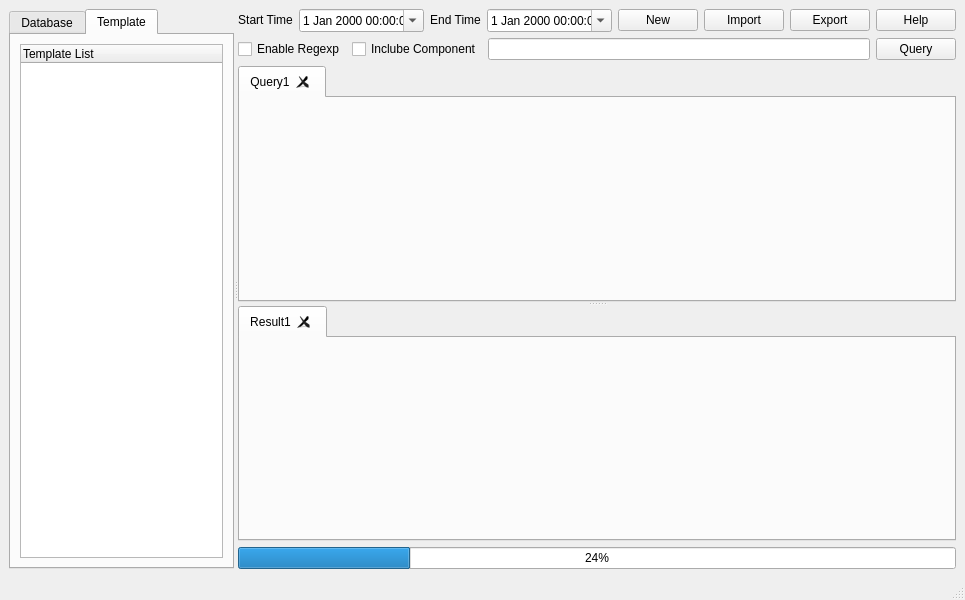
<?xml version="1.0" encoding="UTF-8"?>
<ui version="4.0">
 <class>MainWindow</class>
 <widget class="QMainWindow" name="MainWindow">
  <property name="geometry">
   <rect>
    <x>0</x>
    <y>0</y>
    <width>965</width>
    <height>600</height>
   </rect>
  </property>
  <property name="minimumSize">
   <size>
    <width>965</width>
    <height>600</height>
   </size>
  </property>
  <property name="windowTitle">
   <string>MainWindow</string>
  </property>
  <widget class="QWidget" name="centralwidget">
   <layout class="QHBoxLayout" name="horizontalLayout">
    <item>
     <widget class="QSplitter" name="splitter_by_vrt">
      <property name="orientation">
       <enum>Qt::Horizontal</enum>
      </property>
      <widget class="QWidget" name="widget_left" native="true">
       <property name="minimumSize">
        <size>
         <width>200</width>
         <height>0</height>
        </size>
       </property>
       <property name="maximumSize">
        <size>
         <width>400</width>
         <height>16777215</height>
        </size>
       </property>
       <layout class="QVBoxLayout" name="verticalLayout_2">
        <item>
         <widget class="QTabWidget" name="tabLeft">
          <property name="currentIndex">
           <number>1</number>
          </property>
          <widget class="QWidget" name="tab_database">
           <attribute name="title">
            <string>Database</string>
           </attribute>
           <layout class="QVBoxLayout" name="verticalLayout_3">
            <item>
             <widget class="QTreeWidget" name="treeWidget_db">
              <column>
               <property name="text">
                <string>DB List</string>
               </property>
              </column>
             </widget>
            </item>
           </layout>
          </widget>
          <widget class="QWidget" name="tab_template">
           <attribute name="title">
            <string>Template</string>
           </attribute>
           <layout class="QVBoxLayout" name="verticalLayout_4">
            <item>
             <widget class="QTreeWidget" name="treeWidget_temp">
              <column>
               <property name="text">
                <string>Template List</string>
               </property>
              </column>
             </widget>
            </item>
           </layout>
          </widget>
         </widget>
        </item>
       </layout>
      </widget>
      <widget class="QWidget" name="widget_right" native="true">
       <layout class="QVBoxLayout" name="verticalLayout">
        <item>
         <layout class="QHBoxLayout" name="layout_hor1">
          <item>
           <spacer name="horizontalSpacer">
            <property name="orientation">
             <enum>Qt::Horizontal</enum>
            </property>
            <property name="sizeHint" stdset="0">
             <size>
              <width>40</width>
              <height>20</height>
             </size>
            </property>
           </spacer>
          </item>
          <item>
           <widget class="QLabel" name="label_start_time">
            <property name="sizePolicy">
             <sizepolicy hsizetype="Fixed" vsizetype="Fixed">
              <horstretch>0</horstretch>
              <verstretch>0</verstretch>
             </sizepolicy>
            </property>
            <property name="text">
             <string>Start Time</string>
            </property>
            <property name="alignment">
             <set>Qt::AlignCenter</set>
            </property>
           </widget>
          </item>
          <item>
           <widget class="QDateTimeEdit" name="date_start_time">
            <property name="sizePolicy">
             <sizepolicy hsizetype="Fixed" vsizetype="Fixed">
              <horstretch>0</horstretch>
              <verstretch>0</verstretch>
             </sizepolicy>
            </property>
            <property name="minimumSize">
             <size>
              <width>125</width>
              <height>0</height>
             </size>
            </property>
            <property name="calendarPopup">
             <bool>true</bool>
            </property>
           </widget>
          </item>
          <item>
           <widget class="QLabel" name="label_end_time">
            <property name="sizePolicy">
             <sizepolicy hsizetype="Fixed" vsizetype="Fixed">
              <horstretch>0</horstretch>
              <verstretch>0</verstretch>
             </sizepolicy>
            </property>
            <property name="text">
             <string>End Time</string>
            </property>
            <property name="alignment">
             <set>Qt::AlignCenter</set>
            </property>
           </widget>
          </item>
          <item>
           <widget class="QDateTimeEdit" name="date_end_time">
            <property name="sizePolicy">
             <sizepolicy hsizetype="Fixed" vsizetype="Fixed">
              <horstretch>0</horstretch>
              <verstretch>0</verstretch>
             </sizepolicy>
            </property>
            <property name="minimumSize">
             <size>
              <width>125</width>
              <height>0</height>
             </size>
            </property>
            <property name="calendarPopup">
             <bool>true</bool>
            </property>
           </widget>
          </item>
          <item>
           <widget class="QPushButton" name="btn_new">
            <property name="sizePolicy">
             <sizepolicy hsizetype="Fixed" vsizetype="Fixed">
              <horstretch>0</horstretch>
              <verstretch>0</verstretch>
             </sizepolicy>
            </property>
            <property name="text">
             <string>New</string>
            </property>
           </widget>
          </item>
          <item>
           <widget class="QPushButton" name="btn_import">
            <property name="sizePolicy">
             <sizepolicy hsizetype="Fixed" vsizetype="Fixed">
              <horstretch>0</horstretch>
              <verstretch>0</verstretch>
             </sizepolicy>
            </property>
            <property name="text">
             <string>Import</string>
            </property>
           </widget>
          </item>
          <item>
           <widget class="QPushButton" name="btn_export">
            <property name="sizePolicy">
             <sizepolicy hsizetype="Fixed" vsizetype="Fixed">
              <horstretch>0</horstretch>
              <verstretch>0</verstretch>
             </sizepolicy>
            </property>
            <property name="text">
             <string>Export</string>
            </property>
           </widget>
          </item>
          <item>
           <widget class="QPushButton" name="btn_help">
            <property name="sizePolicy">
             <sizepolicy hsizetype="Fixed" vsizetype="Fixed">
              <horstretch>0</horstretch>
              <verstretch>0</verstretch>
             </sizepolicy>
            </property>
            <property name="text">
             <string>Help</string>
            </property>
           </widget>
          </item>
         </layout>
        </item>
        <item>
         <layout class="QHBoxLayout" name="layout_hor2">
          <item>
           <widget class="QCheckBox" name="chk_regexp">
            <property name="sizePolicy">
             <sizepolicy hsizetype="Fixed" vsizetype="Fixed">
              <horstretch>0</horstretch>
              <verstretch>0</verstretch>
             </sizepolicy>
            </property>
            <property name="text">
             <string>Enable Regexp</string>
            </property>
           </widget>
          </item>
          <item>
           <widget class="QCheckBox" name="chk_component">
            <property name="sizePolicy">
             <sizepolicy hsizetype="Fixed" vsizetype="Fixed">
              <horstretch>0</horstretch>
              <verstretch>0</verstretch>
             </sizepolicy>
            </property>
            <property name="text">
             <string>Inclube Component</string>
            </property>
           </widget>
          </item>
          <item>
           <widget class="QLineEdit" name="line_search">
            <property name="minimumSize">
             <size>
              <width>0</width>
              <height>0</height>
             </size>
            </property>
            <property name="alignment">
             <set>Qt::AlignRight|Qt::AlignTrailing|Qt::AlignVCenter</set>
            </property>
           </widget>
          </item>
          <item>
           <widget class="QPushButton" name="btn_query">
            <property name="minimumSize">
             <size>
              <width>0</width>
              <height>0</height>
             </size>
            </property>
            <property name="text">
             <string>Query</string>
            </property>
           </widget>
          </item>
         </layout>
        </item>
        <item>
         <widget class="QSplitter" name="splitter_by_hor">
          <property name="orientation">
           <enum>Qt::Vertical</enum>
          </property>
          <widget class="QTabWidget" name="tabSQLQuery">
           <property name="tabsClosable">
            <bool>true</bool>
           </property>
           <property name="movable">
            <bool>true</bool>
           </property>
           <widget class="QWidget" name="tabSQL1">
            <attribute name="title">
             <string>Query1</string>
            </attribute>
           </widget>
          </widget>
          <widget class="QTabWidget" name="tabSQLResult">
           <property name="currentIndex">
            <number>0</number>
           </property>
           <property name="tabsClosable">
            <bool>true</bool>
           </property>
           <property name="movable">
            <bool>true</bool>
           </property>
           <widget class="QWidget" name="tabResult">
            <attribute name="title">
             <string>Result1</string>
            </attribute>
           </widget>
          </widget>
         </widget>
        </item>
        <item>
         <widget class="QProgressBar" name="progressBar">
          <property name="value">
           <number>24</number>
          </property>
         </widget>
        </item>
       </layout>
      </widget>
     </widget>
    </item>
   </layout>
  </widget>
  <widget class="QMenuBar" name="menubar">
   <property name="geometry">
    <rect>
     <x>0</x>
     <y>0</y>
     <width>965</width>
     <height>22</height>
    </rect>
   </property>
  </widget>
  <widget class="QStatusBar" name="statusbar"/>
 </widget>
 <resources/>
 <connections/>
</ui>
